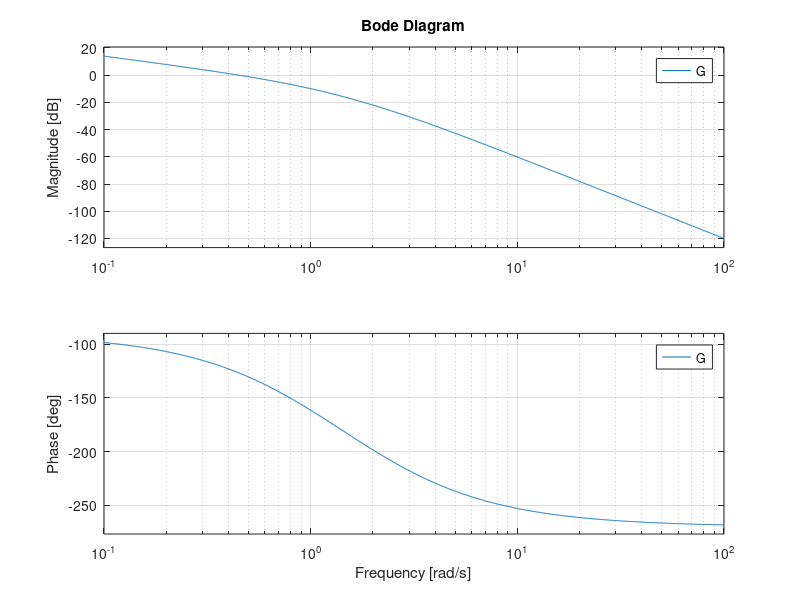
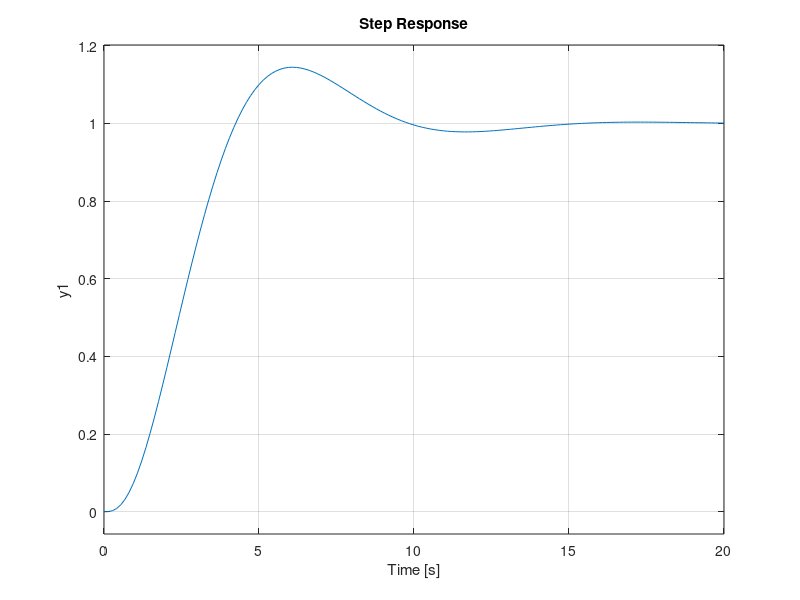
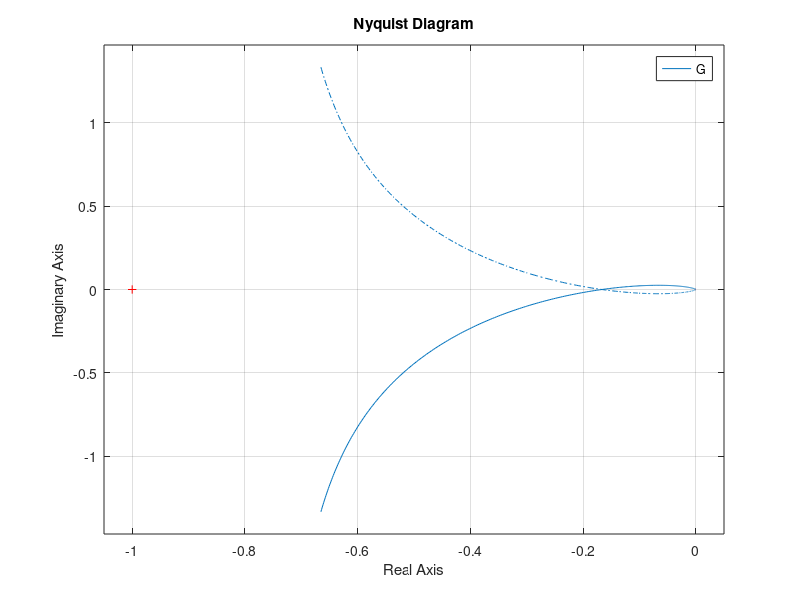
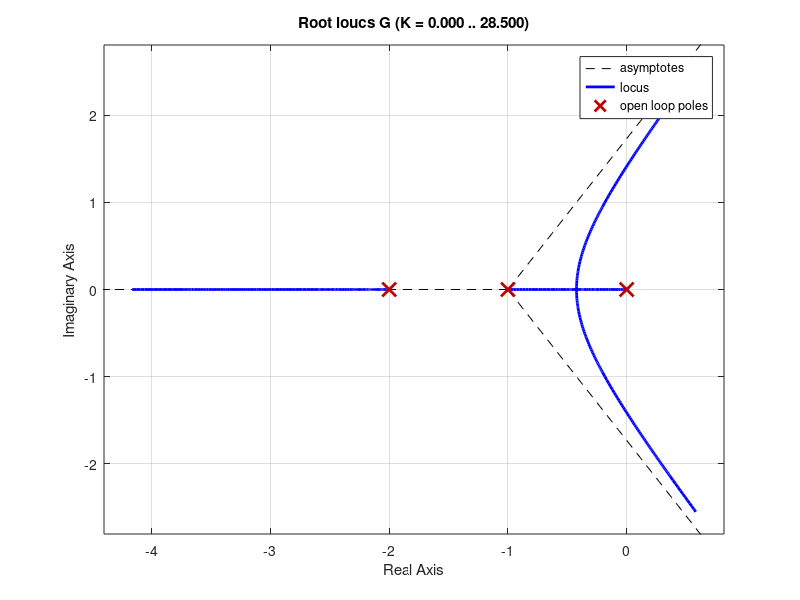

These charts were generated, in order, by the following MATLAB code:
%%Bode plot of first system
z=[];
p=[0 -1 -2];
k=1;
G=zpk(z,p,k);
figure(1)
bode(G)
%%Step response of closed loop system
figure(2)
step(feedback(G,1))
%%Nyquist plot of first system
figure(3)
nyquist(G)
%%Root Locus plot of first system
figure(4)
rlocus(G)
%%Bode plot of second system
k1=10;
S=zpk(z,p,k1);
figure(5)
bode(S)
%%Nyquist plot of second system
figure(6)
nyquist(S)
%%Step Response of second closed loop system
figure(7)
step(feedback(S,1))
